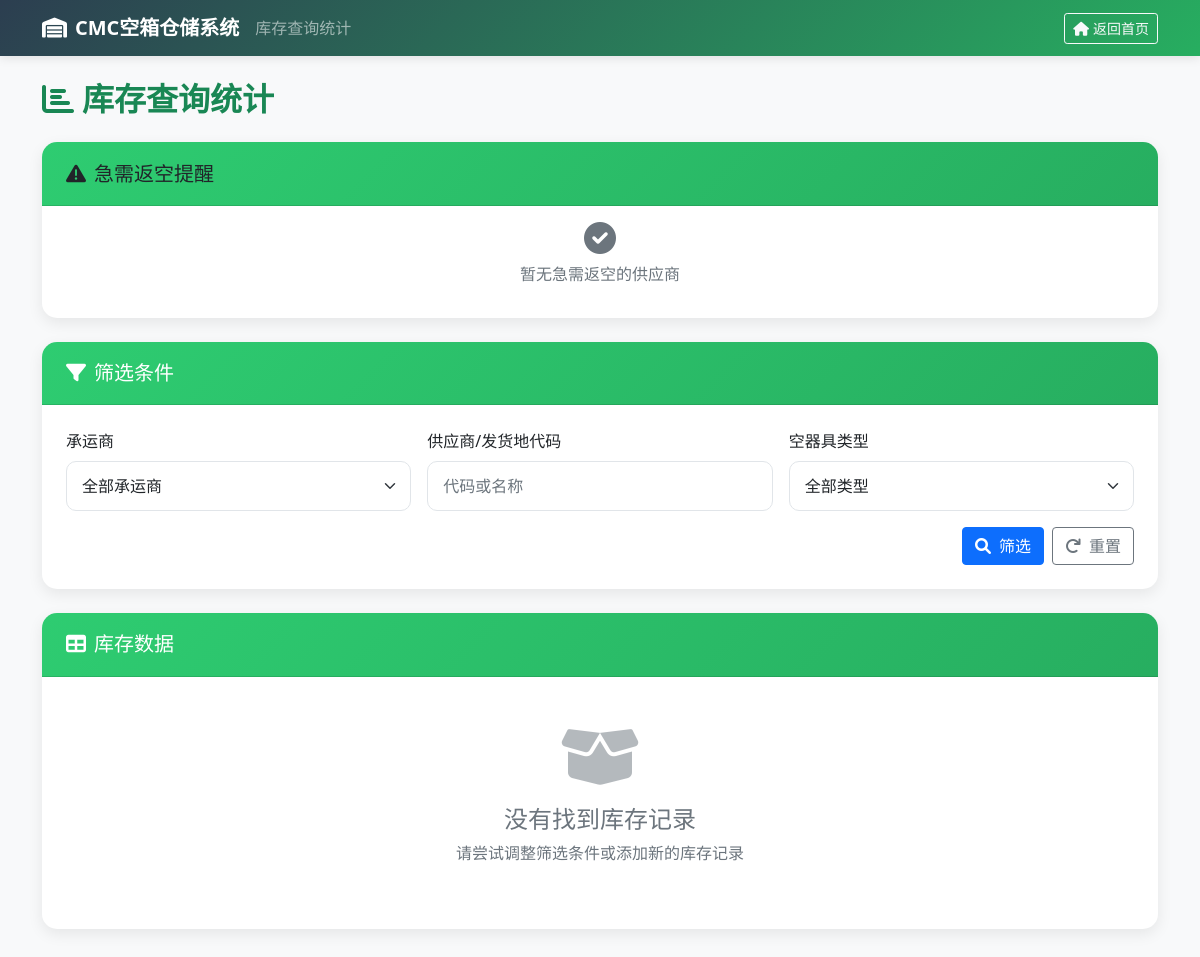
Before: /inventory with the older database file.
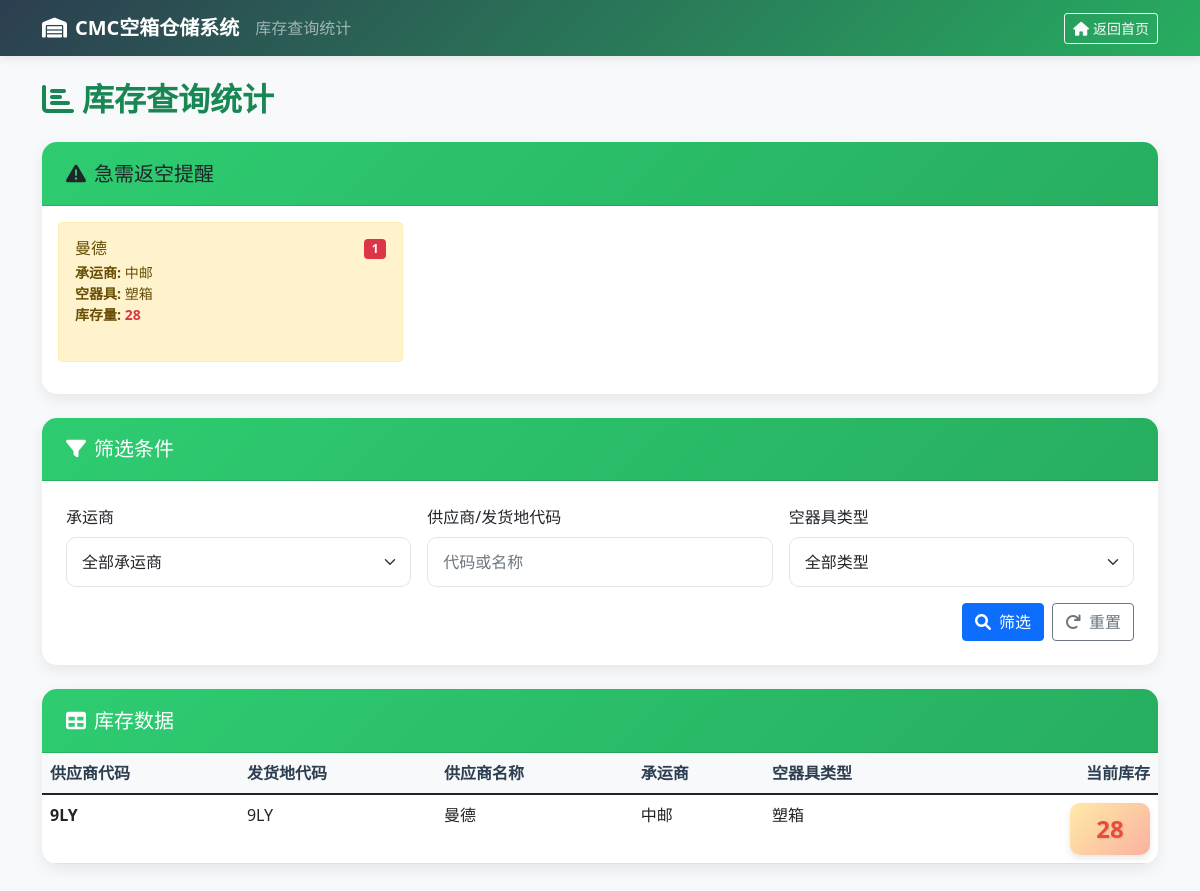
After: the same page with the newer database file.
### app.py (models this page shows)
class InventoryLog(db.Model):
    id = db.Column(db.Integer, primary_key=True)
    timestamp = db.Column(db.DateTime, nullable=False, default=datetime.utcnow)
    operation_type = db.Column(db.String(10), nullable=False)  # 'in' or 'out'
    container_type = db.Column(db.String(50), nullable=False)
    quantity = db.Column(db.Integer, nullable=False)
    supplier_code = db.Column(db.String(50), nullable=False)
    mfg_code = db.Column(db.String(50), nullable=False)
    supplier_name = db.Column(db.String(100), nullable=False)
    carrier = db.Column(db.String(100), nullable=False, default='自送')
    operator = db.Column(db.String(50), nullable=False)
    notes = db.Column(db.Text)

### app.py (the view)
@app.route('/inventory')
def inventory():
    carrier_filter = request.args.get('carrier')
    supplier_filter = request.args.get('supplier')
    container_type_filter = request.args.get('container_type')
    query = db.session.query(
        InventoryLog.supplier_code,
        InventoryLog.mfg_code,
        InventoryLog.supplier_name,
        InventoryLog.carrier,
        InventoryLog.container_type,
        db.func.sum(
            db.case(
                (InventoryLog.operation_type == 'in', InventoryLog.quantity),
                else_=0
            )
        ).label('total_in'),
        db.func.sum(
            db.case(
                (InventoryLog.operation_type == 'out', InventoryLog.quantity),
                else_=0
            )
        ).label('total_out')
    ).group_by(
        InventoryLog.supplier_code,
        InventoryLog.mfg_code,
        InventoryLog.supplier_name,
        InventoryLog.carrier,
        InventoryLog.container_type
    )
    if carrier_filter:
        query = query.filter(InventoryLog.carrier == carrier_filter)
    if supplier_filter:
        query = query.filter(
            (InventoryLog.supplier_code.contains(supplier_filter)) |
            (InventoryLog.mfg_code.contains(supplier_filter)) |
            (InventoryLog.supplier_name.contains(supplier_filter))
        )
    if container_type_filter:
        query = query.filter(InventoryLog.container_type == container_type_filter)
    inventory_data = query.all()
    inventory_results = []
    for item in inventory_data:
        current_stock = item.total_in - item.total_out
        if current_stock > 0:
            inventory_results.append({
                'supplier_code': item.supplier_code,
                'mfg_code': item.mfg_code,
                'supplier_name': item.supplier_name,
                'carrier': item.carrier,
                'container_type': item.container_type,
                'current_stock': current_stock
            })
    urgent_return = []
    if inventory_results:
        sorted_inventory = sorted(inventory_results, key=lambda x: x['current_stock'], reverse=True)
        urgent_return = sorted_inventory[:5]  # 取前5名
    container_types = ['塑箱', '铁料架', '桶', '围板箱']
    carriers = ['中世', '中邮', '瑞源', '安吉', '风神', '自送']
    return render_template('inventory.html',
                         inventory=inventory_results,
                         urgent_return=urgent_return,  # 新增参数
                         container_types=container_types,
                         carriers=carriers,
                         is_mobile=is_mobile())

### app.py (called while the page is built)
def is_mobile():
    user_agent = request.headers.get('User-Agent', '').lower()
    mobile_indicators = ['mobile', 'android', 'iphone', 'ipad', 'ipod']
    return any(indicator in user_agent for indicator in mobile_indicators)

### templates/inventory.html (shortened to what the changed rows need)
<!DOCTYPE html>
<html lang="zh-CN">
<head>
    <link href="https://cdn.jsdelivr.net/npm/bootstrap@5.1.3/dist/css/bootstrap.min.css" rel="stylesheet">
    <link href="https://cdnjs.cloudflare.com/ajax/libs/font-awesome/6.0.0/css/all.min.css" rel="stylesheet">
</head>
<body>
    <div class="container py-4">
        <div class="d-flex justify-content-between align-items-center mb-4 flex-column flex-md-row">
            <h2 class="fw-bold text-success mb-3 mb-md-0">
                <i class="fas fa-chart-bar me-2"></i>库存查询统计
            </h2>
        </div>
        <div class="card mb-4 border-warning">
            <div class="card-body">
                <div class="row">
                    {% for item in urgent_return %}
                    <div class="col-md-6 col-lg-4 mb-3">
                        <div class="alert alert-warning h-100">
                            <div class="d-flex justify-content-between align-items-start">
                                <div>
                                    <h6 class="alert-heading mb-1">{{ item.supplier_name }}</h6>
                                    <p class="mb-1 small">
                                        <strong>承运商:</strong> {{ item.carrier }}<br>
                                        <strong>空器具:</strong> {{ item.container_type }}<br>
                                        <strong>库存量:</strong> <span class="fw-bold text-danger">{{ item.current_stock }}</span>
                                    </p>
                                </div>
                                <span class="badge bg-danger">{{ loop.index }}</span>
                            </div>
                        </div>
                    </div>
                    {% endfor %}
                </div>
                {% if not urgent_return %}
                <div class="text-center text-muted">
                    <i class="fas fa-check-circle fa-2x mb-2"></i>
                    <p>暂无急需返空的供应商</p>
                </div>
                {% endif %}
            </div>
        </div>
        <div class="card">
            <div class="card-body p-0">
                {% if inventory %}
                <div class="table-responsive">
                    <table class="table table-hover mb-0">
                        <thead>
                            <tr>
                                <th>供应商代码</th>
                                <th>发货地代码</th>
                                <th>供应商名称</th>
                                <th>承运商</th>
                                <th>空器具类型</th>
                                <th class="text-end">当前库存</th>
                            </tr>
                        </thead>
                        <tbody>
                            {% for item in inventory %}
                            <tr>
                                <td class="fw-bold">{{ item.supplier_code }}</td>
                                <td>{{ item.mfg_code }}</td>
                                <td>{{ item.supplier_name }}</td>
                                <td>{{ item.carrier }}</td>
                                <td>{{ item.container_type }}</td>
                                <td class="text-end">
                                    <span class="stock-number">{{ item.current_stock }}</span>
                                </td>
                            </tr>
                            {% endfor %}
                        </tbody>
                    </table>
                </div>
                {% else %}
                <div class="empty-state">
                    <i class="fas fa-box-open"></i>
                    <h4>没有找到库存记录</h4>
                    <p>请尝试调整筛选条件或添加新的库存记录</p>
                </div>
                {% endif %}
            </div>
        </div>
    </div>
</body>
</html>

Changed rows visible on the page:
added InventoryLog: supplier_name "曼德", carrier "中邮", container_type "塑箱", current_stock "28", supplier_code "9LY", mfg_code "9LY"
Other visible differences:
text no longer shown: "暂无急需返空的供应商 没有找到库存记录 请尝试调整筛选条件或添加新的库存记录"
text now shown: "供应商代码 发货地代码 供应商名称 承运商 空器具类型 当前库存"
